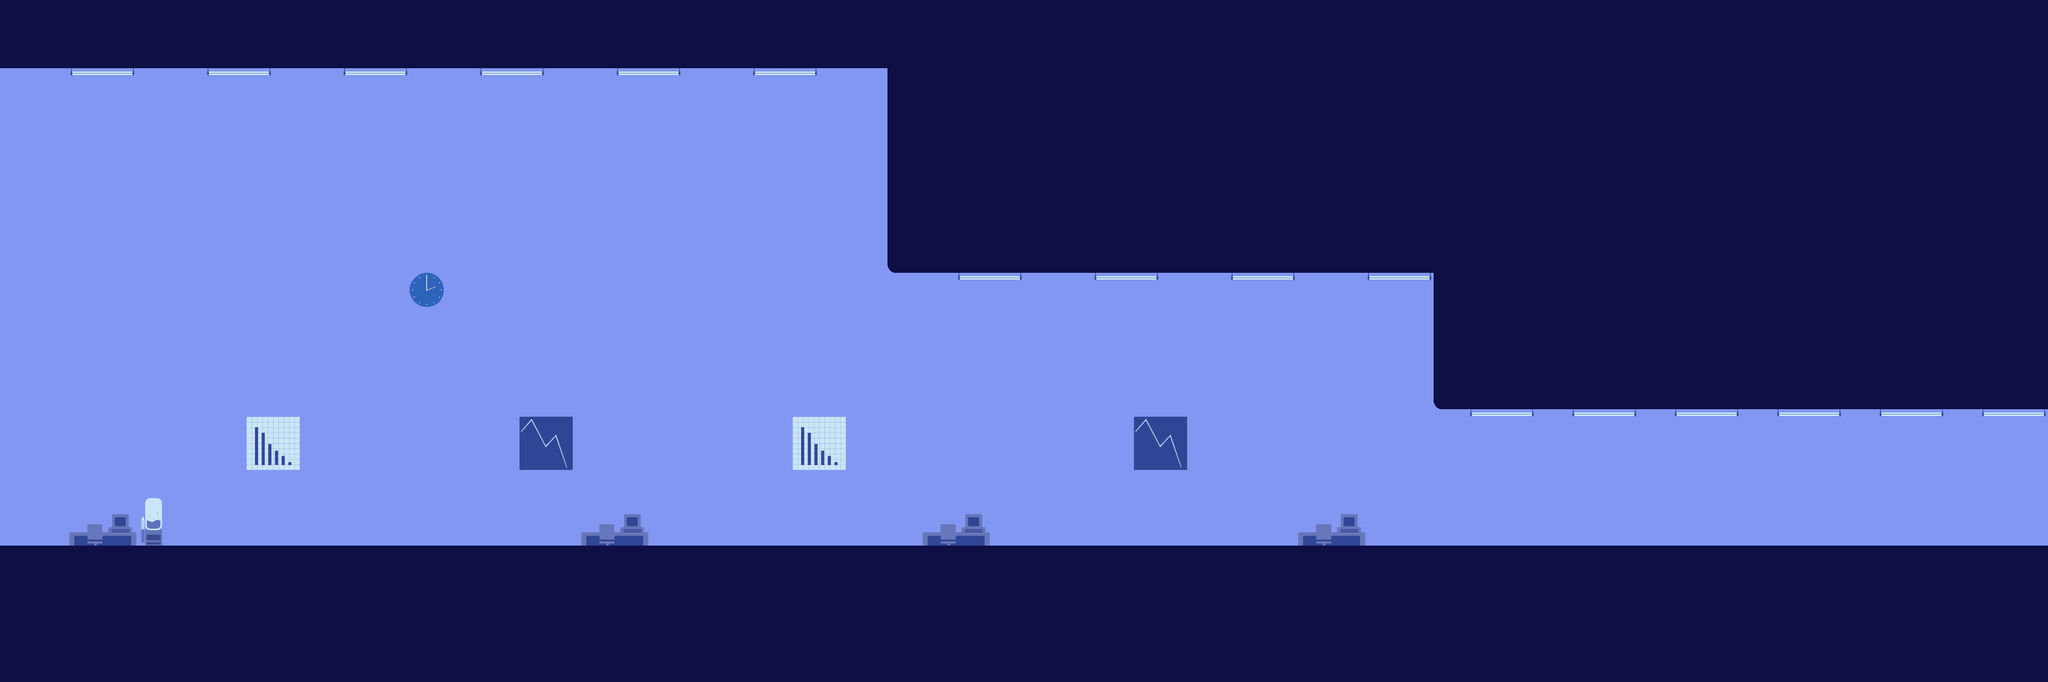

Below is a game level as drawn by its tile map, then a one-line description and the .tmx that defines it (tile-layer data replaced by summaries):
An orthogonal 60x20 tile map with 64x64 px tiles, 6 tile layers (Capa de patrones 1, azul, negro, puerta, ...).

<map version="1.0" orientation="orthogonal" width="60" height="20" tilewidth="64" tileheight="64">
 <tileset firstgid="1" name="tiles01" tilewidth="64" tileheight="64">
  <image source="tiles03.png" width="896" height="256" />
 </tileset>
 <layer name="Capa de patrones 1" width="60" height="20">
  <data>[1200 cells, 0 non-empty, 0 distinct tile ids]</data>
 </layer>
 <layer name="azul" width="60" height="20">
  <data>[1200 cells, 1200 non-empty, 1 distinct tile ids]</data>
 </layer>
 <layer name="negro" width="60" height="20">
  <data>[1200 cells, 636 non-empty, 2 distinct tile ids]</data>
 </layer>
 <layer name="puerta" width="60" height="20">
  <data>[1200 cells, 0 non-empty, 0 distinct tile ids]</data>
 </layer>
 <layer name="luces" width="60" height="20">
  <data>[1200 cells, 32 non-empty, 2 distinct tile ids]</data>
 </layer>
 <layer name="elementos" width="60" height="20">
  <data>[1200 cells, 27 non-empty, 13 distinct tile ids]</data>
 </layer>
</map>
